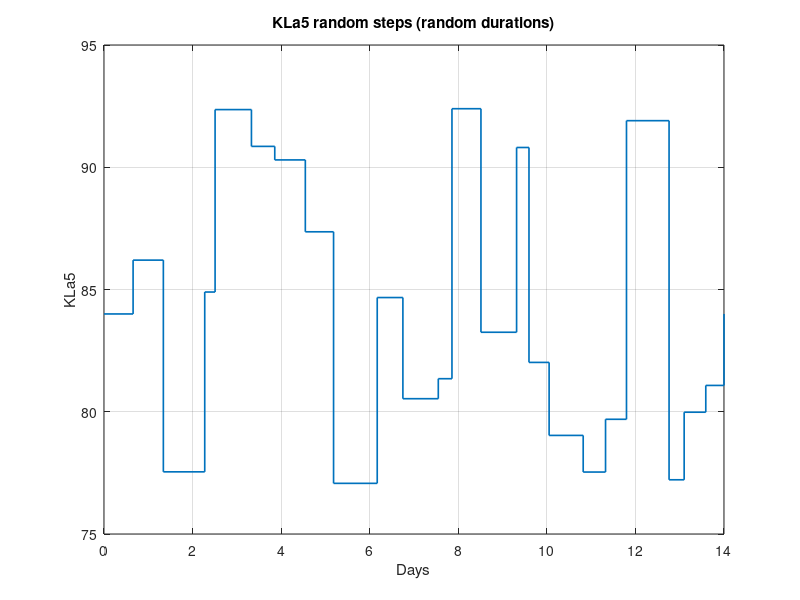
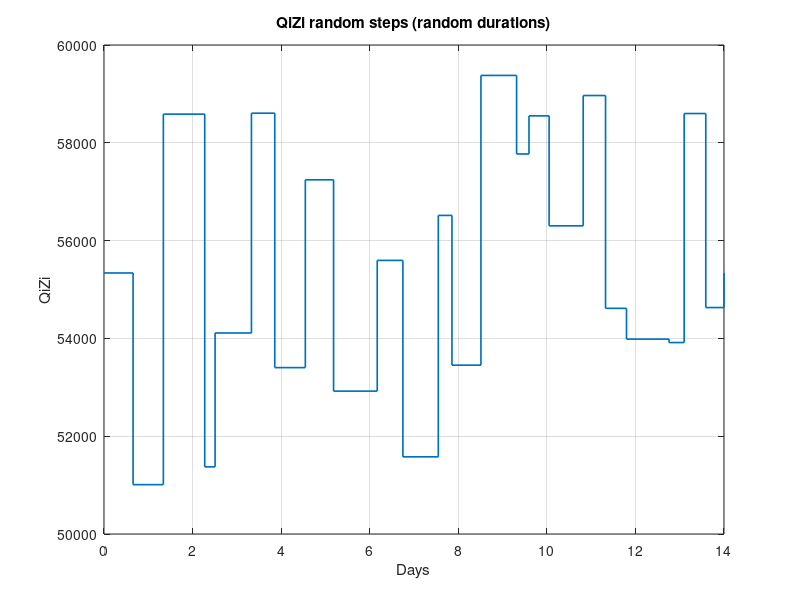
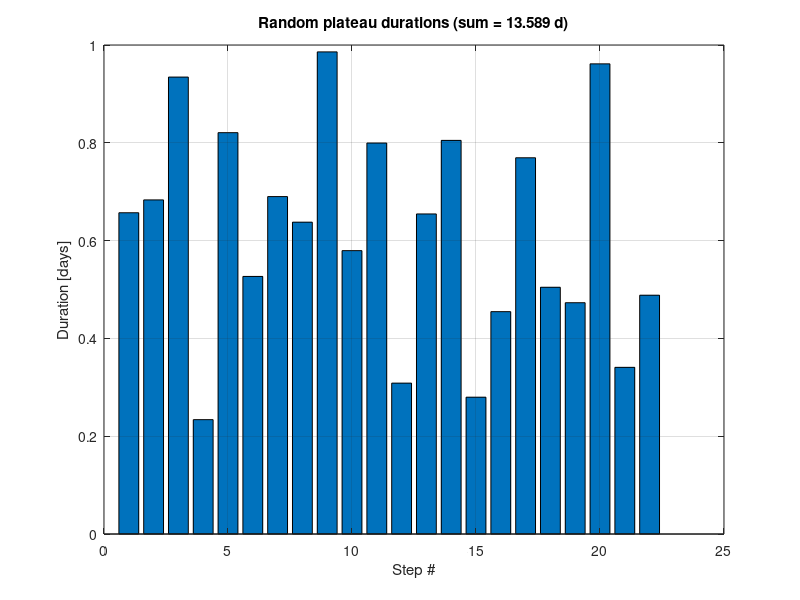

The MATLAB script that drew these images, in order:
%% ===== Simplified Random Steps Generator =====
% Generates random step heights and durations over a 14-day period
% Outputs: KLa5_step, QiZi_step (From Workspace, ZOH, time in DAYS)

%% --- User Settings ---
Tend_days = 14;              % Total simulation time (days)
Nsteps = 24;                 % Number of steps to generate

% Random duration settings (days)
min_dur = 0.2;               % Minimum duration per step
max_dur = 1.0;               % Maximum duration per step

% Random magnitude settings (relative to nominal, as fraction)
kla5_max_dev = 0.10;         % KLa5 varies ±10% from nominal
qizi_max_dev = 0.08;         % QiZi varies ±8% from nominal

% Nominal values
kla5_ss = 84;
qizi_ss = 55338;

% Reproducibility
rng_seed = [];               % [] = different random steps each run (for training data variety)
if ~isempty(rng_seed), rng(rng_seed); end

%% --- Generate Random Durations ---
% Random durations between min and max
dur = min_dur + (max_dur - min_dur) * rand(1, Nsteps);

% Calculate step start times (cumulative sum of durations)
% Start at time 0
time_days = [0; cumsum(dur(:))];

% If we exceed Tend_days, truncate and adjust last duration
if time_days(end) > Tend_days
    % Find how many step start times fit (excluding initial 0)
    idx = find(time_days(2:end) <= Tend_days, 1, 'last');  % idx is number of steps that fit
    if isempty(idx) || idx == 0
        % No steps fit, just use initial and final
        time_days = [0; Tend_days];
        Nsteps = 0;
        dur = [];
    else
        % Keep idx steps, add Tend_days at end
        time_days = [0; time_days(2:idx+1); Tend_days];  % [0, step1, step2, ..., step_idx, Tend_days]
        Nsteps = idx;
        dur = dur(1:Nsteps);
    end
else
    % Add final time point
    time_days = [time_days; Tend_days];
end

%% --- Generate Random Step Heights ---
% Random deviations from nominal (uniform distribution)
% Use the actual Nsteps (may have been truncated)
if Nsteps > 0
    dK = kla5_max_dev * (2*rand(1, Nsteps) - 1);  % [-kla5_max_dev, +kla5_max_dev]
    dQ = qizi_max_dev * (2*rand(1, Nsteps) - 1);  % [-qizi_max_dev, +qizi_max_dev]
    
    % Calculate actual values for each step
    valK_steps = kla5_ss * (1 + dK);   % KLa5 values for each step
    valQ_steps = qizi_ss * (1 + dQ);   % QiZi values for each step
    
    % Build complete value arrays to match time_days structure
    % time_days has: [0, step1_time, step2_time, ..., stepN_time, Tend_days] = Nsteps+2 elements
    % valK/valQ need: [initial_val, step1_val, step2_val, ..., stepN_val, steady_state] = Nsteps+2 elements
    % Final value returns to steady state at Tend_days
    valK = [kla5_ss; valK_steps(:); kla5_ss];
    valQ = [qizi_ss; valQ_steps(:); qizi_ss];
else
    % No steps, just initial and final values (both at nominal)
    valK = [kla5_ss; kla5_ss];
    valQ = [qizi_ss; qizi_ss];
end

% Ensure dimensions match
assert(length(time_days) == length(valK), 'Dimension mismatch: time_days and valK must have same length');
assert(length(time_days) == length(valQ), 'Dimension mismatch: time_days and valQ must have same length');

%% --- Create Simulink Structures ---
KLa5_step.time               = time_days;
KLa5_step.signals.values     = valK;
KLa5_step.signals.dimensions = 1;

QiZi_step.time               = time_days;
QiZi_step.signals.values     = valQ;
QiZi_step.signals.dimensions = 1;

%% --- Plots ---
% KLa5 step plot
figure(21); clf
stairs(KLa5_step.time, KLa5_step.signals.values, 'LineWidth', 1.2); grid on
xlabel('Days'); ylabel('KLa5'); 
title('KLa5 random steps (random durations)');
xlim([0 Tend_days])

% QiZi step plot
figure(22); clf
stairs(QiZi_step.time, QiZi_step.signals.values, 'LineWidth', 1.2); grid on
xlabel('Days'); ylabel('QiZi'); 
title('QiZi random steps (random durations)');
xlim([0 Tend_days])

% Duration bar plot (show actual durations used)
if Nsteps > 0
    % Calculate actual durations from time_days (excluding final time point)
    actual_dur = diff(time_days(1:end-1));  % Differences between consecutive time points
    figure(23); clf
    bar(actual_dur); grid on
    xlabel('Step #'); ylabel('Duration [days]');
    title(sprintf('Random plateau durations (sum = %.3f d)', sum(actual_dur)));
end

